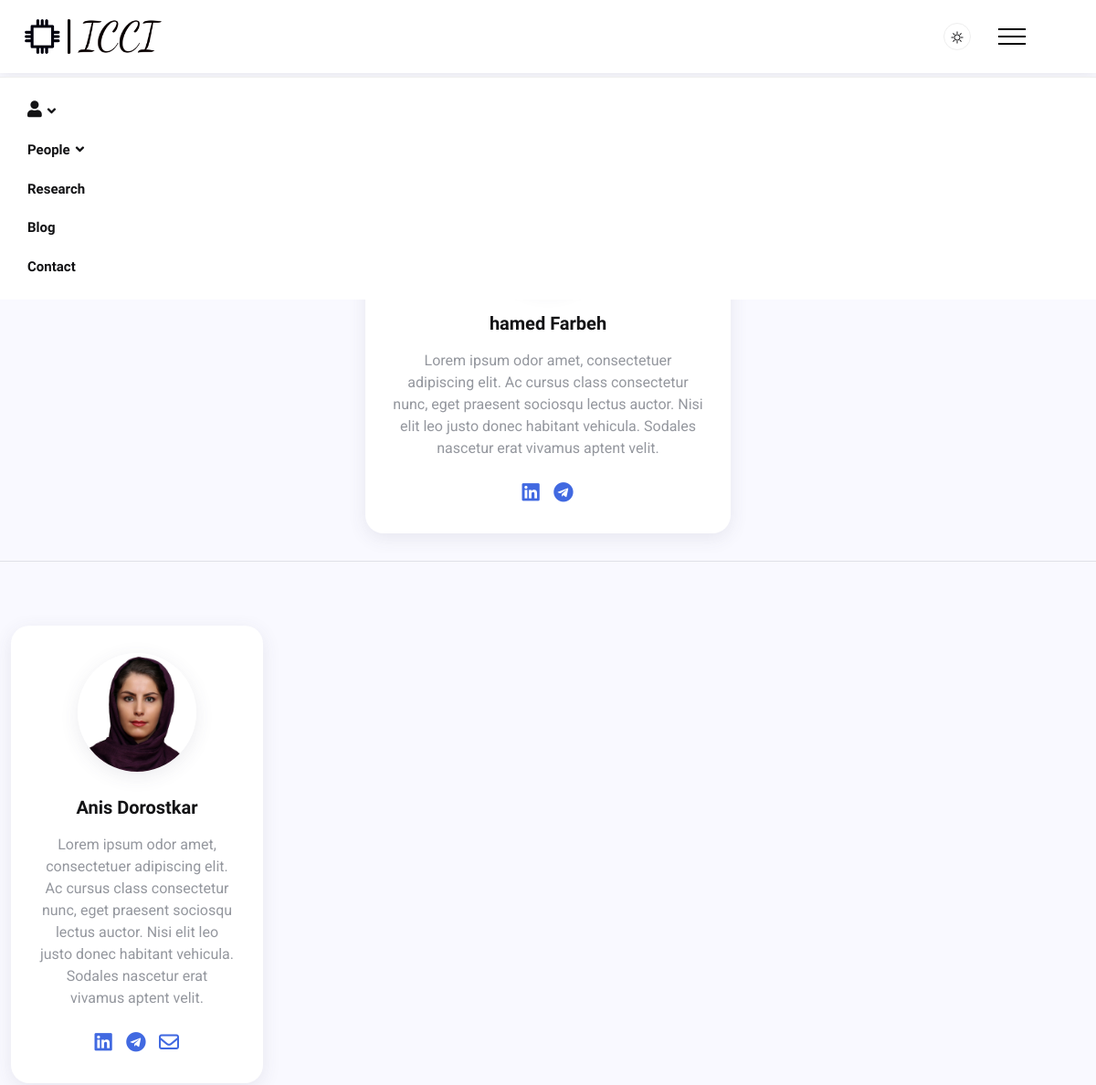
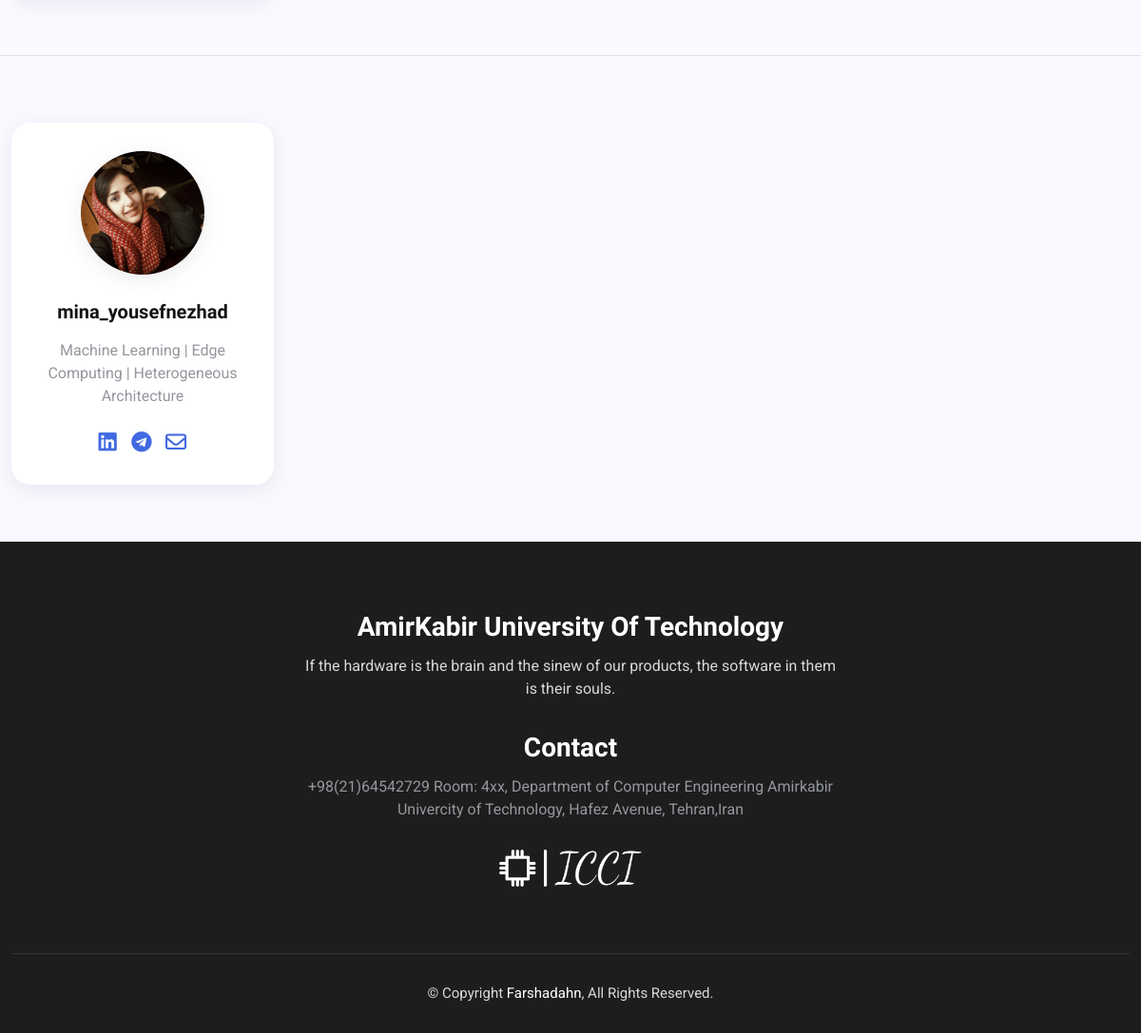
The page /accounts/current on the database as committed earlier (2 pictures, top to bottom).
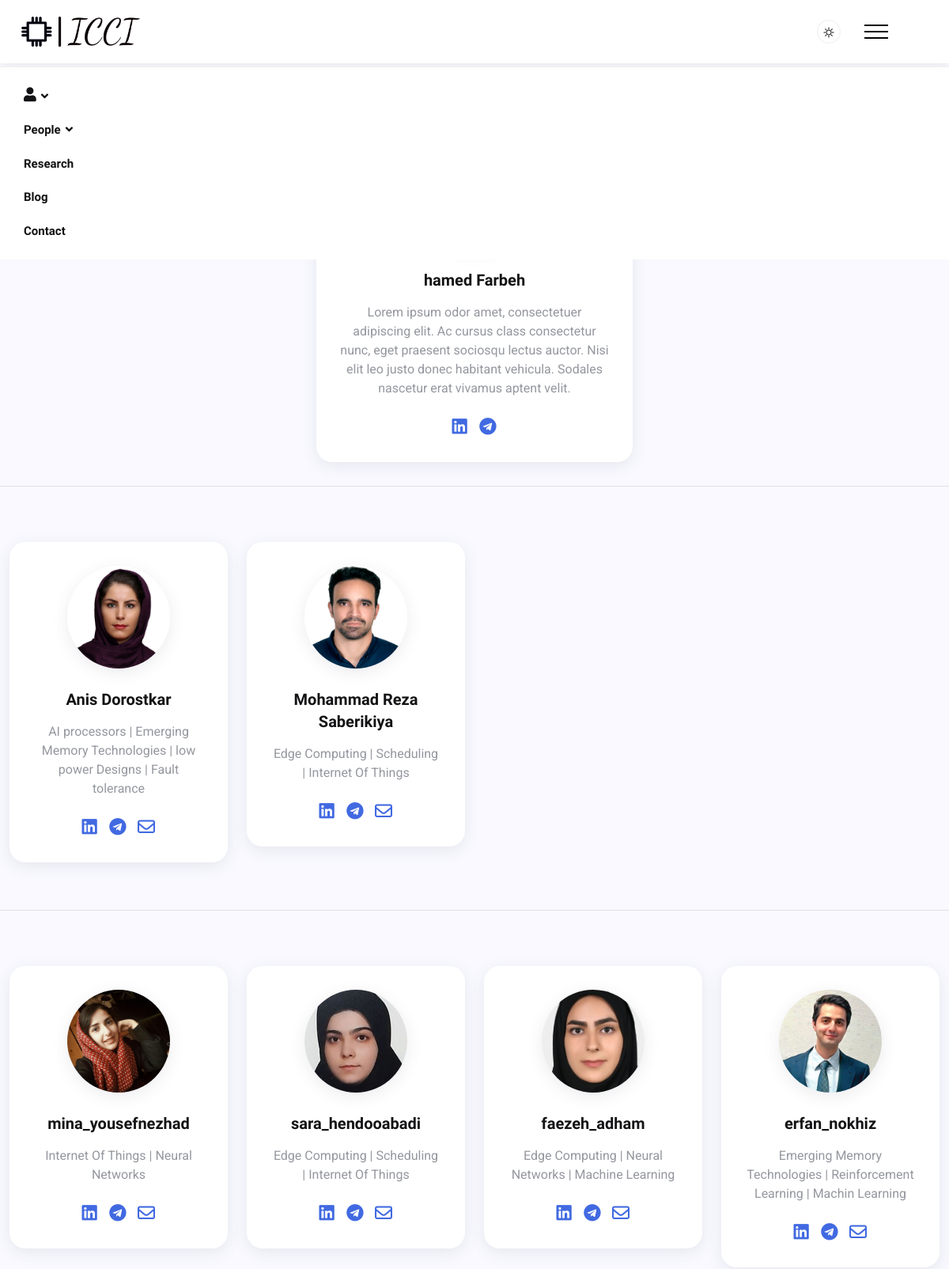
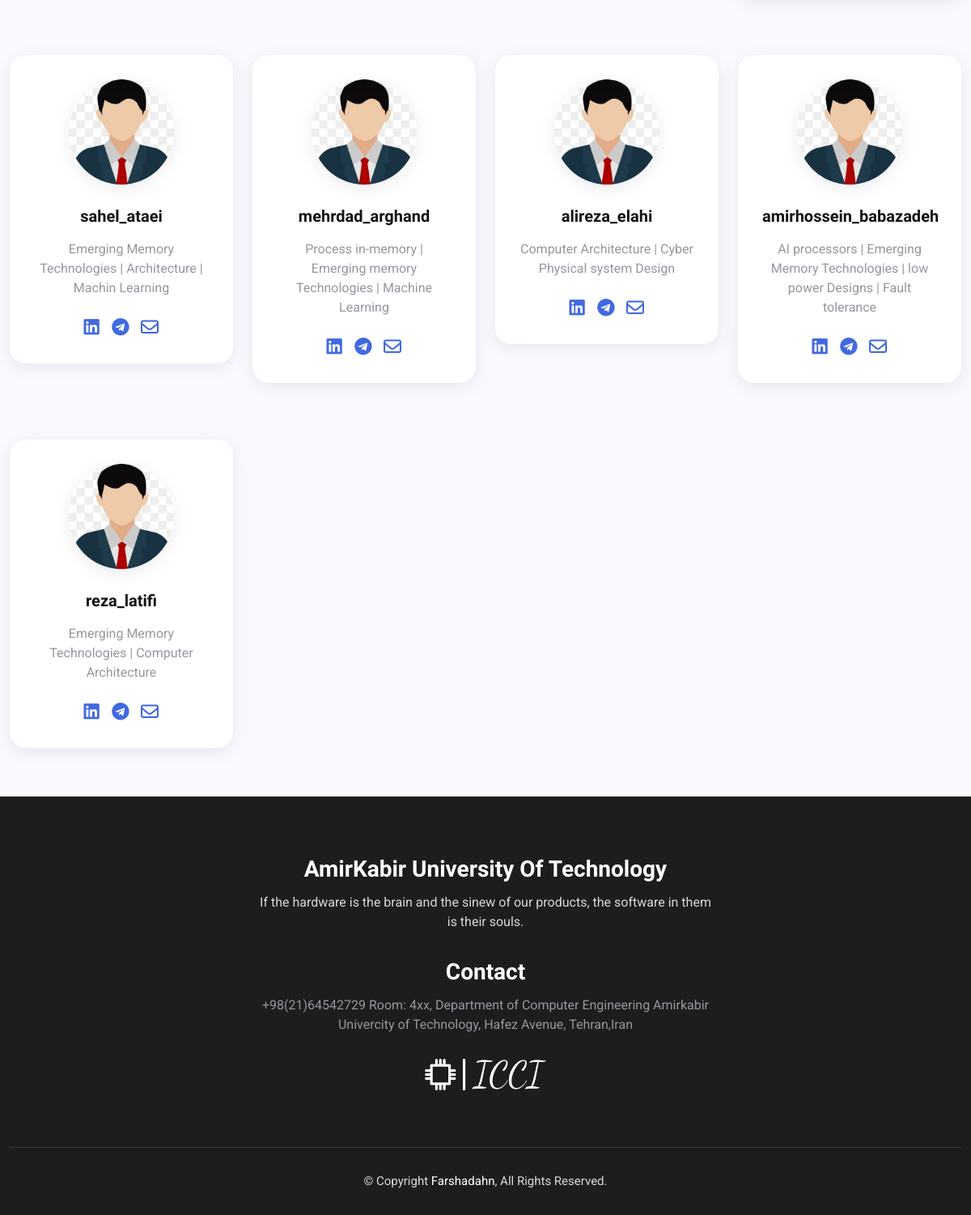
The same page on the database as committed later (2 pictures, top to bottom).
### accounts/models.py (models this page shows)
class CustomUser(AbstractUser):
    STATUS = (
        ('current', 'current'),
        ('Alumni', 'Alumni')
    )
    STUDENT_LEVEL = (
        ('Bachelors', 'Bs'),
        ('Master', 'Ms'),
        ('PHD', 'PHD'),
    )
    USER_ROLE = (
        ('student', 'student'),
        ('head', 'head')
    )
    status = models.CharField(max_length=8, choices=STATUS, blank=True, null=True)
    position = models.CharField(max_length=512, blank=True, null= True)
    student_level = models.CharField(max_length=11, choices=STUDENT_LEVEL, blank=True, null=True)
    professor_verification = models.BooleanField(default=False)
    user_image = models.ImageField(blank=True, upload_to='users', default='img/user/avatar.jpg')
    linkedin_url = models.CharField(max_length=512, blank=True, null=True)
    telegram_url = models.CharField(max_length=512, blank=True, null=True)
    user_role = models.CharField(max_length=10 ,choices=USER_ROLE, default=USER_ROLE[0])
    bio = models.CharField(max_length=256, blank=True, null=True)

### accounts/views.py (the view)
# urls.py: path('current', views.CurrentView.as_view(), name='current'),
class CurrentView(generic.TemplateView):
    template_name = 'members/current.html'

### accounts/templatetags/account_tags.py (called while the page is built)
@register.inclusion_tag('members/head_info.html')
def get_head_info():
    head_info = CustomUser.objects.filter(user_role='head').first()
    return {'head_info': head_info}

@register.inclusion_tag('members/current_info.html')
def get_current_info():
    current_info = CustomUser.objects.filter(user_role='student', status='current', student_level='Master')
    return {'current_info': current_info}

@register.inclusion_tag('members/current_phd_info.html')
def get_current_phd_info():
    current_info = CustomUser.objects.filter(user_role='student', status='current', student_level='PHD')
    return {'current_info': current_info}

### templates/members/current.html (shortened to what this page needs)
{% extends '_base.html' %}
{% load static %}
{% load account_tags %}
{% block content %}
    <main class="main">
        <section class="mt-70  mb-30">
            <div class="container-fluid">
                <div class="row">
                    <div class="widget my_widget">
                        {% get_head_info %}
                    </div>
                    <hr class="mt-30 mb-30">
                    {% get_current_phd_info %}
                    <hr class="mt-30 mb-30">
                    {% get_current_info %}
                </div>
            </div>
        </section>
    </main>
{% endblock %}

### templates/members/current_phd_info.html
{% load static %}
{% for current_member in current_info %}
    <div class="col-xl-3 col-lg-3 col-md-4 col-sm-6  mt-40">
        <div class="widget">
            <div class="widget-author">
                <div class="author-img">
                    <a href="author.html" class="image">
                        <img src="{{ current_member.user_image.url }}" alt="">
                    </a>
                </div>
                <div class="author-content">
                    <h6 class="name">{{ current_member.first_name }} {{ current_member.last_name }}</h6>
                    <p class="bio justify-content-between">
                        {{ current_member.bio }}
                    </p>
                    <div class="social-media">
                        <ul class="list-inline">
                            <li>
                                <a href="{{ current_member.linkedin_url }}" class="color-linkedin ">
                                    <i class="fab la-linkedin color-linkedin"></i>
                                </a>
                            </li>
                            <li>
                                <a href="{{ current_member.telegram_url }}" class="color-telegram">
                                    <i class="fab la-telegram color-telegram"></i>
                                </a>
                            </li>
                            <li>
                                <a href="{{ alumni_member.email }}" class="color-telegram">
                                    <i class="fa-regular fa-envelope color-telegram"></i>
                                </a>
                            </li>
                        </ul>
                    </div>
                </div>
            </div>
        </div>
    </div>
{% endfor %}

### templates/members/current_info.html
{% load static %}
{% for current_member in current_info %}
    <div class="col-xl-3 col-lg-3 col-md-4 col-sm-6  mt-40">
        <div class="widget">
            <div class="widget-author">
                <div class="author-img">
                    <a href="author.html" class="image">
                        <img src="{{ current_member.user_image.url }}" alt="">
                    </a>
                </div>
                <div class="author-content">
                    <h6 class="name">{{ current_member.username }}</h6>
                    <p class="bio">
                        {{ current_member.bio }}
                    </p>
                    <div class="social-media">
                        <ul class="list-inline">
                            <li>
                                <a href="{{ current_member.linkedin_url }}" class="color-linkedin">
                                    <i class="fab la-linkedin color-linkedin"></i>
                                </a>
                            </li>
                            <li>
                                <a href="{{ current_member.telegram_url }}" class="color-telegram">
                                    <i class="fab la-telegram color-telegram"></i>
                                </a>
                            </li>
                            <li>
                                <a href="{{ alumni_member.email }}" class="color-telegram">
                                    <i class="fa-regular fa-envelope color-telegram"></i>
                                </a>
                            </li>
                        </ul>
                    </div>
                </div>
            </div>
        </div>
    </div>
{% endfor %}

Rows that differ between the two databases and show on the page:
changed CustomUser "Anis": bio "Lorem ipsum odor amet, consectetuer adipiscing elit. Ac cursus class consectetur nunc, eget praesent sociosqu lectus auctor. Nisi elit leo justo donec habitant vehicula. Sodales nascetur erat vivamus aptent velit." → "AI processors | Emerging Memory Technologies | low power Designs | Fault tolerance"
added CustomUser: user_image (picture), first_name "Mohammad Reza", last_name "Saberikiya", bio "Edge Computing | Scheduling | Internet Of Things", shown under "hamed Farbeh"
changed CustomUser "mina_yousefnezhad": bio "Machine Learning | Edge Computing | Heterogeneous Architecture" → "Internet Of Things | Neural Networks"
added CustomUser: user_image (picture), username "sara_hendooabadi", bio "Edge Computing | Scheduling | Internet Of Things"
added CustomUser: user_image (picture), username "faezeh_adham", bio "Edge Computing | Neural Networks | Machine Learning"
added CustomUser: user_image (picture), username "erfan_nokhiz", bio "Emerging Memory Technologies | Reinforcement Learning | Machin Learning"
added CustomUser: user_image (picture), username "sahel_ataei", bio "Emerging Memory Technologies | Architecture | Machin Learning"
added CustomUser: user_image (picture), username "mehrdad_arghand", bio "Process in-memory | Emerging memory Technologies | Machine Learning"
added CustomUser: user_image (picture), username "alireza_elahi", bio "Computer Architecture | Cyber Physical system Design"
added CustomUser: user_image (picture), username "amirhossein_babazadeh", bio "AI processors | Emerging Memory Technologies | low power Designs | Fault tolerance"
added CustomUser: user_image (picture), username "reza_latifi", bio "Emerging Memory Technologies | Computer Architecture"
